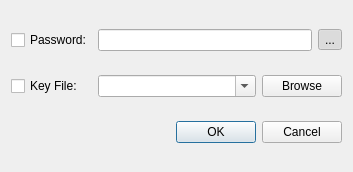
<?xml version="1.0" encoding="UTF-8"?>
<ui version="4.0">
 <class>DatabaseOpenDialog</class>
 <widget class="QDialog" name="DatabaseOpenDialog">
  <property name="geometry">
   <rect>
    <x>0</x>
    <y>0</y>
    <width>353</width>
    <height>172</height>
   </rect>
  </property>
  <property name="windowTitle">
   <string>Open database</string>
  </property>
  <layout class="QGridLayout" name="gridLayout">
   <item row="0" column="0">
    <widget class="QCheckBox" name="checkPassword">
     <property name="text">
      <string>Password:</string>
     </property>
    </widget>
   </item>
   <item row="0" column="1">
    <layout class="QHBoxLayout" name="horizontalLayout">
     <item>
      <widget class="QLineEdit" name="editPassword">
       <property name="echoMode">
        <enum>QLineEdit::Password</enum>
       </property>
      </widget>
     </item>
     <item>
      <widget class="QToolButton" name="buttonTogglePassword">
       <property name="text">
        <string>...</string>
       </property>
       <property name="checkable">
        <bool>true</bool>
       </property>
       <property name="checked">
        <bool>true</bool>
       </property>
      </widget>
     </item>
    </layout>
   </item>
   <item row="1" column="0">
    <widget class="QCheckBox" name="checkKeyFile">
     <property name="text">
      <string>Key File:</string>
     </property>
    </widget>
   </item>
   <item row="1" column="1">
    <layout class="QHBoxLayout" name="horizontalLayout_2">
     <item>
      <widget class="QComboBox" name="comboKeyFile">
       <property name="sizePolicy">
        <sizepolicy hsizetype="Expanding" vsizetype="Fixed">
         <horstretch>0</horstretch>
         <verstretch>0</verstretch>
        </sizepolicy>
       </property>
       <property name="editable">
        <bool>true</bool>
       </property>
      </widget>
     </item>
     <item>
      <widget class="QPushButton" name="buttonBrowseFile">
       <property name="text">
        <string>Browse</string>
       </property>
      </widget>
     </item>
    </layout>
   </item>
   <item row="2" column="0" colspan="2">
    <widget class="QDialogButtonBox" name="buttonBox">
     <property name="orientation">
      <enum>Qt::Horizontal</enum>
     </property>
     <property name="standardButtons">
      <set>QDialogButtonBox::Cancel|QDialogButtonBox::Ok</set>
     </property>
    </widget>
   </item>
  </layout>
 </widget>
 <tabstops>
  <tabstop>checkPassword</tabstop>
  <tabstop>editPassword</tabstop>
  <tabstop>buttonTogglePassword</tabstop>
  <tabstop>checkKeyFile</tabstop>
  <tabstop>comboKeyFile</tabstop>
  <tabstop>buttonBrowseFile</tabstop>
  <tabstop>buttonBox</tabstop>
 </tabstops>
 <resources/>
 <connections/>
</ui>
